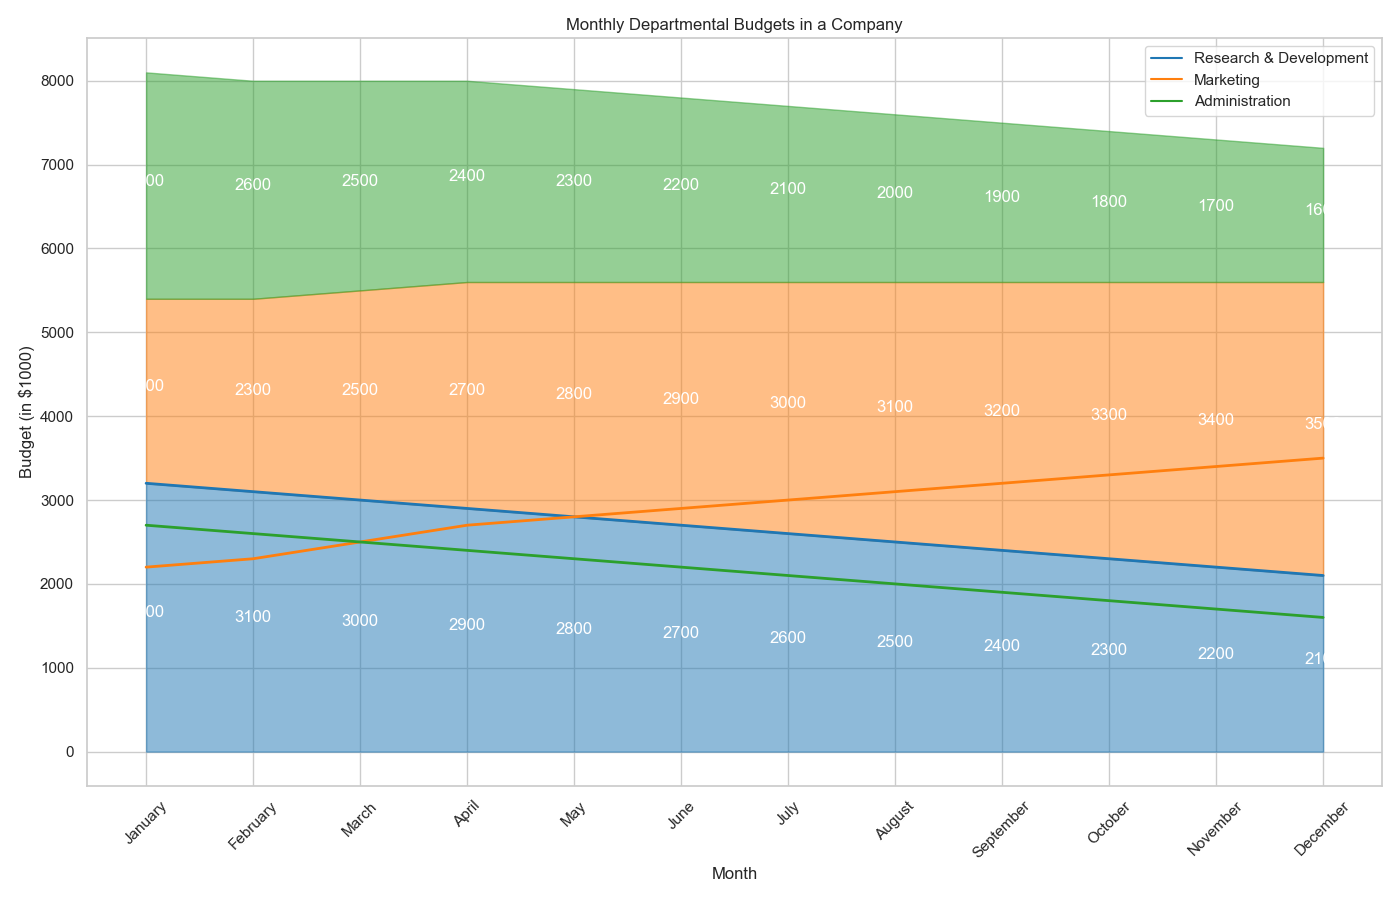

Source code (Python):

import pandas as pd
import seaborn as sns
import matplotlib.pyplot as plt

data = {
    'Month': ['January', 'February', 'March', 'April', 'May', 'June',
              'July', 'August', 'September', 'October', 'November', 'December'],
    'Research & Development': [3200, 3100, 3000, 2900, 2800, 2700, 2600, 2500, 2400, 2300, 2200, 2100],
    'Marketing': [2200, 2300, 2500, 2700, 2800, 2900, 3000, 3100, 3200, 3300, 3400, 3500],
    'Administration': [2700, 2600, 2500, 2400, 2300, 2200, 2100, 2000, 1900, 1800, 1700, 1600]
}

df = pd.DataFrame(data)
df_melted = df.melt(id_vars='Month', var_name='Department', value_name='Budget')
df_melted['Month'] = pd.Categorical(df_melted['Month'], categories=data['Month'], ordered=True)

plt.figure(figsize=(14, 9))
sns.set(style="whitegrid")

colors = ["#1f77b4", "#ff7f0e", "#2ca02c"]

sns.lineplot(data=df_melted, x='Month', y='Budget', hue='Department', palette=colors, sort=False, lw=2)

plt.fill_between(data['Month'], df["Research & Development"], color="#1f77b4", alpha=0.5)
plt.fill_between(data['Month'], df["Research & Development"], df["Research & Development"] + df["Marketing"], color="#ff7f0e", alpha=0.5)
plt.fill_between(data['Month'], df["Research & Development"] + df["Marketing"], df["Research & Development"] + df["Marketing"] + df["Administration"], color="#2ca02c", alpha=0.5)

for idx, month in enumerate(data['Month']):
    plt.text(x=idx, y=df.loc[idx, "Research & Development"]/2, s=df.loc[idx, "Research & Development"], ha='center', color='w')
    plt.text(x=idx, y=df.loc[idx, "Research & Development"] + df.loc[idx, "Marketing"]/2, s=df.loc[idx, "Marketing"], ha='center', color='w')
    plt.text(x=idx, y=df.loc[idx, "Research & Development"] + df.loc[idx, "Marketing"] + df.loc[idx, "Administration"]/2, s=df.loc[idx, "Administration"], ha='center', color='w')

plt.xlabel('Month')
plt.ylabel('Budget (in $1000)')
plt.title('Monthly Departmental Budgets in a Company')
plt.xticks(rotation=45)
plt.legend(loc='upper right')
plt.tight_layout()
plt.show()
